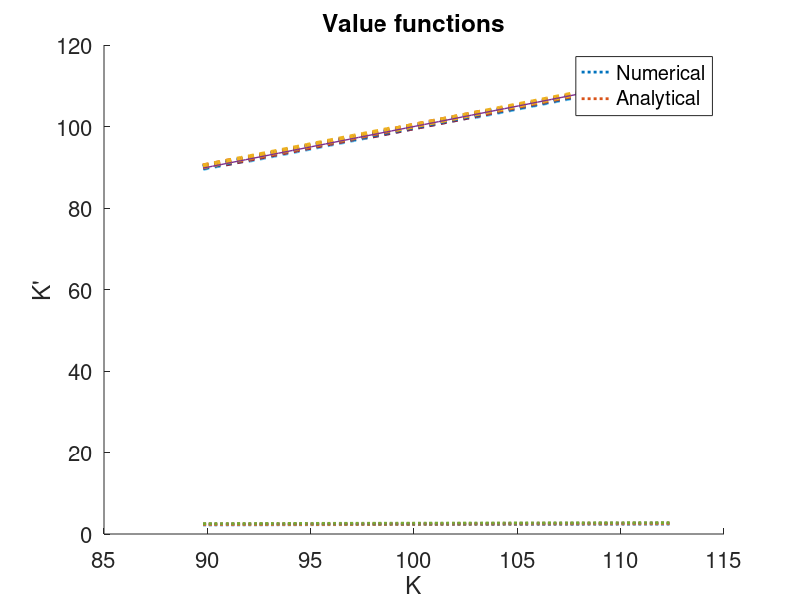
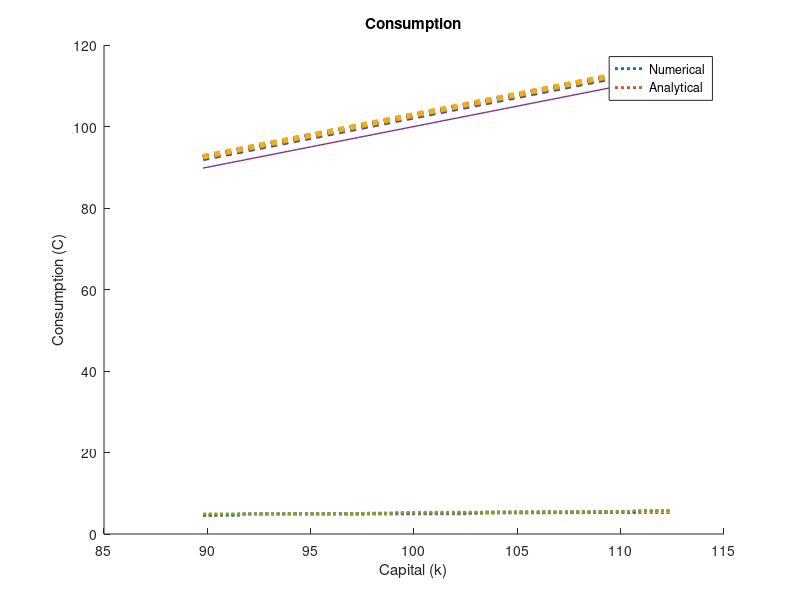
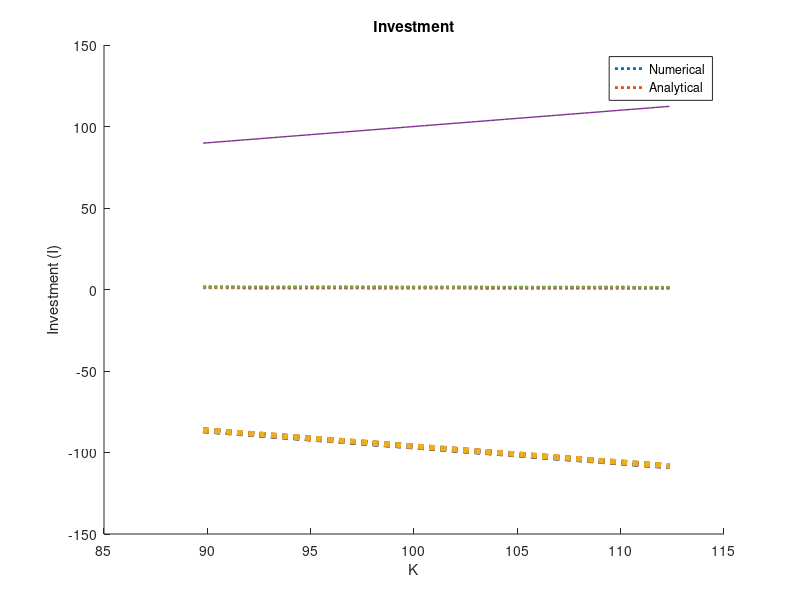

MATLAB code to generate these figures, in order: (Note: this script raises an error after producing the figures.)
clear

beta = 0.987;   % discount factor
alpha = 0.4;    % elasticity of output wrt capital
sigma = 0.007;  % markov process parameter (variance)
rho = 0.95;     % markov process parameter (autocorrelation)
delta = 0.012;  % depreciation rate of capital

m = 3;  % "mz" in the solution
NK = 100 % # of intervals in K grid-space.
NZ = 5  % # of states
sigma_a = sigma/(sqrt(1-(rho^2)));

supremum = m * sigma_a;
infimum = -supremum;
delta2 = (supremum - infimum)/(NZ - 1);
%Z = [infimum:delta2:supremum];  % state space of the NZ-state markov chain

Z(1) = infimum;
Z(NZ) = supremum;
for i = 2:(NZ - 1)
    Z(i) = Z(i - 1) + delta2;
end

%%%%% setting grid around the steady state capital.
kss_min = (((1/beta) - 1 + delta)* (1/(alpha * exp(Z(1))))).^(1 / (alpha - 1));
kss_max = (((1/beta) - 1 + delta)* (1/(alpha * exp(Z(NZ))))).^(1 / (alpha - 1));
kl = kss_min;
kh = kss_max;
kstep = (kh - kl)/(NK - 1);
K = [kl:kstep:kh];


% Here we find a Markov chain which approximates the AR(1) process
% z(t) = rho * z(t-1) + epsilon(t), with mean 0 and s.d. sigma.
% We store this in the transition matrix PI.

for i = 1:NZ
    Fb = ((Z(1) + ((delta2)/2) - rho*Z(i))/sigma);
    PI(i,1) = normcdf(Fb, 0, 1);
end

for i = 1:NZ
    for j = 2:NZ-1
        Fb = ((Z(j) + ((delta2)/2) - rho*Z(i))/sigma);
        Fa = ((Z(j) - ((delta2)/2) - rho*Z(i))/sigma);
        PI(i,j) = normcdf(Fb, 0, 1) - normcdf(Fa, 0, 1);
    end
end

for i = 1:NZ
    Fa = ((Z(NZ) - ((delta2)/2) - rho*Z(i))/sigma);
    PI(i,NZ) = 1 - normcdf(Fa, 0, 1);
end
PI

% compute the CDF from the transition matrix
for iz = 1:NZ
    for jz = 1:NZ
        cdfz(iz,jz) = sum(PI(iz,1:jz));
    end
end

% below is our dynamic programming algorithm to solve for the firm's
% optimal savings decision on our grid space. we loop over all possible
% values of the grid space, finding for each the optimal decision rule
% jstar and maximized utility Ustar for that particular k in K.

V = zeros(NZ,NK);
err_crit = 1;       % specify a starting threshhold 
while (err_crit > 0.00001)      % specify a convergence criterion
    for i = 1:NZ
        for j = 1:NK
            C(i,:) = ((1 - delta).* K(j)) + (exp(Z(i)).*((K(j)).^alpha)) - K;
            U(i,:) = log(C(i,:) .* (C(i,:) > 0));
            Util = U(i,:) + beta * (PI(i,:)*V);
            [Ustar, jstar] = max(Util);
            TV(i,j) = Ustar;
            indxg(i,j) = jstar;
        end
    end
    err_crit = max(max(abs(TV - V)));                    
    V = TV;
end

KPRIME = K(indxg)   % numerical solutions      
KPRIME_A = (alpha * beta * exp(Z)'*(K .^alpha))   % analytic solutions

% extra code: simulating evolution equations for capital, utility and
% investment using both numerical and analytic solutions above for
% comparison.

for i = 1:NZ
    Ca(i,:) = ((1 - delta).*K' + exp(Z(i))'.*(K.^alpha)' - KPRIME(i,:)');
    Cb(i,:) = ((1 - delta).*K' + exp(Z(i))'.*(K.^alpha)' - KPRIME_A(i,:)');
    Ua(i,:) = log(Ca(i,:));
    Ub(i,:) = log(Cb(i,:));
    Ia(i,:) = KPRIME(i,:)' - (1 - delta).*K';
    Ib(i,:) = KPRIME_A(i,:)' - (1 - delta).*K';
end

% output of K(jstar) for NK = 100
A = K(jstar);   % optimal capital for each state (as a vector)
B = Ca(jstar);  % optimal consumption for each state (as a vector)
D = Ia(jstar);  % optimal investment for each state (as a vector)

clf
axes1 = axes(...
    'FontName', 'Helvetica',...
    'FontSize', 16);
hold on

figure(1)
plot(K, KPRIME_A,':','LineWidth', 2) % plot of analytic capital growth eqn
plot(K, KPRIME,':','LineWidth', 4) % plot of analytic capital growth eqn
plot(K,K,'LineWidth', 1)   % 45 deg line
legend('Numerical', 'Analytical')
xlabel('K')
ylabel('K''')
title('Value functions')

figure(2)
hold on
plot(K, Ca,':','LineWidth', 2)
plot(K, Cb,':','LineWidth', 4)
plot(K,K,'LineWidth', 1)
legend('Numerical', 'Analytical')
xlabel('Capital (k)')
ylabel('Consumption (C)')
title('Consumption')

figure(3)
hold on
plot(K, Ia,':','LineWidth', 2)
plot(K, Ib,':','LineWidth', 4)
plot(K,K,'LineWidth', 1)
legend('Numerical', 'Analytical')
xlabel('K')
ylabel('Investment (I)')
title('Investment')
%print -dpdf proj2b.pdf

Simulate_Stochastic_Growth